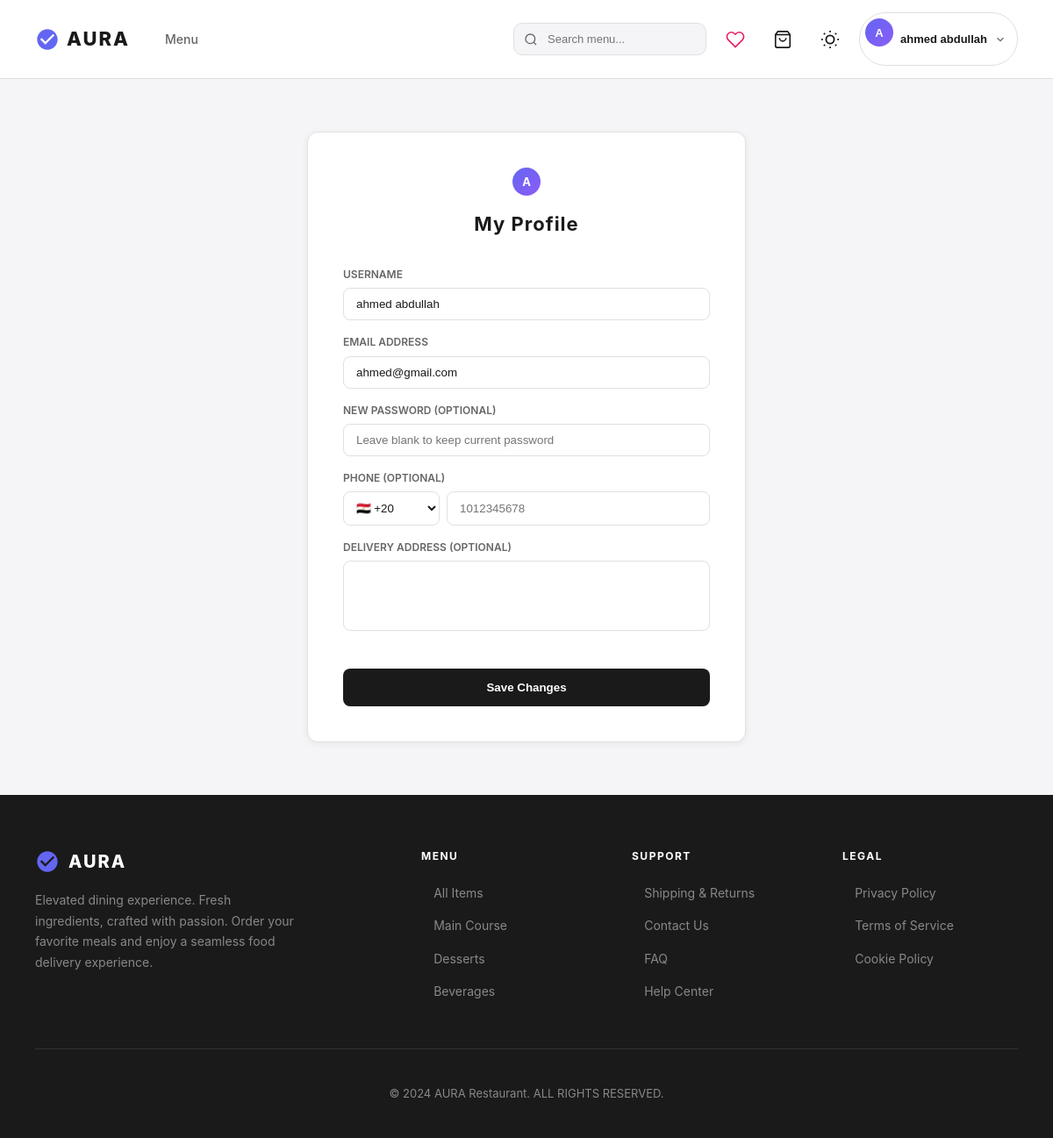
/profile (signed in), run on the app's committed database.
### app/models/user.py (models this page shows, shortened)
class User(UserMixin, db.Model):   # UserMixin provides correct Flask-Login integration
    __tablename__ = 'users'
    id           = db.Column(db.Integer, primary_key=True)
    username     = db.Column(db.String(80), unique=True, nullable=False)
    email        = db.Column(db.String(120), unique=True, nullable=False)
    password_hash = db.Column(db.String(256), nullable=False)
    phone        = db.Column(db.String(20))
    address      = db.Column(db.Text)
    created_at   = db.Column(db.DateTime, default=datetime.utcnow)
    orders  = db.relationship('Order',  back_populates='customer', lazy=True, cascade='all, delete-orphan')
    reviews = db.relationship('Review', back_populates='customer', lazy=True, cascade='all, delete-orphan')

### app/routes/profile.py (the view)
@profile_bp.route('/profile', methods=['GET'])
@login_required
def view_profile():
    return render_template('profile/profile.html', user=current_user)

### app/templates/profile/profile.html (shortened to what this page needs)
{% extends "base.html" %}
{% block content %}
<div class="profile-container">
    <div class="profile-box">
        <div class="profile-header">
            <div class="profile-avatar">{{ user.username[0] | upper }}</div>
            <h2 class="profile-title">My Profile</h2>
        </div>
        <form id="profileForm">
            <div class="form-group">
                <label>USERNAME</label>
                <input type="text" name="username" class="auth-input" value="{{ user.username }}" required>
            </div>
            <div class="form-group">
                <label>EMAIL ADDRESS</label>
                <input type="email" name="email" class="auth-input" value="{{ user.email }}" required>
            </div>
            <div class="form-group">
                <label>NEW PASSWORD (OPTIONAL)</label>
                <input type="password" name="password" id="password" class="auth-input" placeholder="Leave blank to keep current password">
            </div>
            <div class="form-group">
                <label>PHONE (OPTIONAL)</label>
                <div style="display: flex; gap: 8px;">
                    <select id="country-code" class="auth-input" style="width: 110px; padding: 10px; cursor: pointer;">
                        <option value="+20">🇪🇬 +20</option>
                    </select>
                    <input type="tel" id="raw-phone" class="auth-input" placeholder="1012345678" style="flex: 1;">
                </div>
            </div>
            <div class="form-group">
                <label>DELIVERY ADDRESS (OPTIONAL)</label>
                <textarea name="address" class="auth-input" style="height: 80px; resize: none;">{{ user.address or '' }}</textarea>
            </div>
            <button type="submit" class="save-btn" id="saveBtn">Save Changes</button>
        </form>
    </div>
</div>
{% endblock %}

### app/templates/base.html (shortened to what this page needs)
<!DOCTYPE html>
<html lang="en" data-theme="light">
<head>
<link rel="stylesheet" href="{{ url_for('static', filename='css/style.css') }}">
</head>
<body>
<nav class="nav">
  <div class="nav-left">
    <a href="{{ url_for('main.home') }}" class="logo">
      <svg viewBox="0 0 24 24"><path d="M12 2C6.48 2 2 6.48 2 12s4.48 10 10 10 10-4.48 10-10S17.52 2 12 2zm-2 15l-5-5 1.41-1.41L10 14.17l7.59-7.59L19 8l-9 9z"/></svg>
      AURA
    </a>
    <ul class="links">
      <li><a href="{{ url_for('customer.menu') }}" class="{% if request.endpoint == 'customer.menu' %}active{% endif %}">Menu</a></li>
    </ul>
  </div>
  <div class="nav-right">
    <form class="nav-search" action="{{ url_for('customer.search') }}" method="GET">
      <input type="text" name="q" placeholder="Search menu..." value="{{ search_query or '' }}">
    </form>
    {% if current_user.is_authenticated %}
    <a href="{{ url_for('customer.wishlist') }}" class="nav-icon-btn wishlist-btn {% if request.endpoint == 'customer.wishlist' %}active{% endif %}" title="My Wishlist">
      <svg viewBox="0 0 24 24"><path d="M20.84 4.61a5.5 5.5 0 0 0-7.78 0L12 5.67l-1.06-1.06a5.5 5.5 0 0 0-7.78 7.78l1.06 1.06L12 21.23l7.78-7.78 1.06-1.06a5.5 5.5 0 0 0 0-7.78z"/></svg>
    </a>
    {% endif %}
    {% if current_user.is_authenticated %}
    <a href="{{ url_for('customer.cart') }}" class="nav-icon-btn cart-icon-wrap" title="Cart">
      <svg viewBox="0 0 24 24"><path d="M6 2L3 6v14a2 2 0 0 0 2 2h14a2 2 0 0 0 2-2V6l-3-4z"/><line x1="3" y1="6" x2="21" y2="6"/><path d="M16 10a4 4 0 0 1-8 0"/></svg>
    </a>
    {% endif %}
    <button class="nav-icon-btn theme-toggle" onclick="toggleTheme()" title="Toggle Dark Mode">
    </button>
    {% if current_user.is_authenticated %}
    <div class="profile-dropdown" id="profileDropdown">
      <button class="profile-btn" onclick="toggleProfileDropdown()">
        <div class="profile-avatar">{{ current_user.username[0]|upper }}</div>
        <span class="profile-name">{{ current_user.username }}</span>
        <svg class="profile-arrow" viewBox="0 0 24 24"><polyline points="6 9 12 15 18 9"/></svg>
      </button>
    </div>
    {% else %}
    <a href="{{ url_for('auth.login') }}" class="btn btn-primary" style="padding:8px 20px;font-size:13px;border-radius:8px;background:var(--c2);color:#fff;font-weight:600;text-decoration:none">Login</a>
    {% endif %}
  </div>
</nav>
{% block content %}{% endblock %}
<footer class="footer">
  <div class="f-grid">
    <div>
      <div class="f-brand">
        <svg viewBox="0 0 24 24"><path d="M12 2C6.48 2 2 6.48 2 12s4.48 10 10 10 10-4.48 10-10S17.52 2 12 2zm-2 15l-5-5 1.41-1.41L10 14.17l7.59-7.59L19 8l-9 9z"/></svg>
        AURA
      </div>
      <p class="f-desc">Elevated dining experience. Fresh ingredients, crafted with passion. Order your favorite meals and enjoy a seamless food delivery experience.</p>
    </div>
    <div>
      <div class="f-title">Menu</div>
      <ul class="f-links">
        <li><a href="{{ url_for('customer.menu') }}">All Items</a></li>
        <li><a href="{{ url_for('customer.menu', category='main_course') }}">Main Course</a></li>
        <li><a href="{{ url_for('customer.menu', category='desserts') }}">Desserts</a></li>
        <li><a href="{{ url_for('customer.menu', category='beverages') }}">Beverages</a></li>
      </ul>
    </div>
    <div>
      <div class="f-title">Support</div>
      <ul class="f-links">
        <li><a href="#">Shipping & Returns</a></li>
        <li><a href="#">Contact Us</a></li>
        <li><a href="#">FAQ</a></li>
        <li><a href="#">Help Center</a></li>
      </ul>
    </div>
    <div>
      <div class="f-title">Legal</div>
      <ul class="f-links">
        <li><a href="#">Privacy Policy</a></li>
        <li><a href="#">Terms of Service</a></li>
        <li><a href="#">Cookie Policy</a></li>
      </ul>
    </div>
  </div>
  <div class="f-copy">&copy; 2024 AURA Restaurant. ALL RIGHTS RESERVED.</div>
</footer>
</body>
</html>

### app/static/css/style.css (style rules this page uses)
:root { --c1:#1a1a1a; --c2:#6366f1; --cg:#666; --cl:#888; --cb:#e0e0e0; --cw:#fff; --bg:#f5f5f7; --r:8px; --tr:all .3s; }
* { margin:0;padding:0;box-sizing:border-box }
body { font-family:-apple-system,BlinkMacSystemFont,'Segoe UI',Roboto,sans-serif;background:var(--bg);color:var(--c1);line-height:1.6 }
a { text-decoration:none;color:inherit }
.nav { display:flex;justify-content:space-between;align-items:center;padding:16px 40px;background:var(--cw);border-bottom:1px solid #f0f0f0;position:sticky;top:0;z-index:100 }
.logo { font-size:20px;font-weight:700;letter-spacing:3px }
.links { display:flex;gap:32px;list-style:none }
.links a { color:var(--cg);font-size:13px;font-weight:500;transition:var(--tr) }
.footer { background:var(--c1);color:var(--cw);padding:40px }
.f-grid { display:grid;grid-template-columns:2fr 1fr 1fr 1fr;gap:32px;max-width:1200px;margin:0 auto }
.f-brand { font-size:18px;font-weight:700;letter-spacing:2px;margin-bottom:12px }
.f-desc { font-size:13px;color:var(--cl);line-height:1.6 }
.f-title { font-size:12px;font-weight:600;text-transform:uppercase;letter-spacing:1px;margin-bottom:16px }
.f-links { list-style:none }
.f-links li { margin-bottom:10px }
.f-links a { color:var(--cl);font-size:13px;transition:var(--tr) }
.f-copy { text-align:center;padding-top:32px;margin-top:32px;border-top:1px solid #333;font-size:12px;color:var(--cl) }

### app/templates/profile/profile.html (style rules this page uses)
.profile-container { display:flex; align-items:flex-start; justify-content:center; padding:60px 20px; min-height:calc(100vh - 200px); }
.profile-box { background:var(--cw); padding:40px; border-radius:var(--r); width:100%; max-width:500px; border:1px solid var(--cb); box-shadow:var(--shadow-sm); }
.profile-header { text-align:center; margin-bottom:30px; }
.profile-avatar { width:80px; height:80px; background:var(--c2); color:var(--cw); border-radius:50%; display:flex; align-items:center; justify-content:center; font-size:32px; font-weight:700; margin:0 auto 15px; }
.profile-title { font-size:22px; font-weight:700; letter-spacing:1px; }
.form-group { margin-bottom:15px; }
.form-group label { display:block; font-size:12px; font-weight:600; margin-bottom:6px; color:var(--cg); }
.auth-input { width:100%; padding:10px 14px; border:1.5px solid var(--cb); border-radius:8px; background:transparent; color:var(--c1); outline:none; transition:var(--tr); }
.save-btn { width:100%; padding:14px; background:var(--c1); color:var(--cw); border:none; border-radius:8px; font-weight:600; cursor:pointer; margin-top:20px; transition:var(--tr); }

### data on the page
User: username "A", username "ahmed abdullah", email "ahmed@gmail.com"
